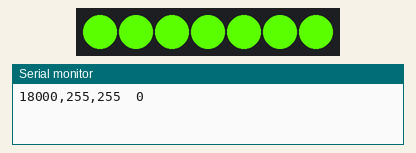
Recording of a sketch running on a simulated Arduino Uno, built with avr-gcc and run on an emulated ATmega328P. Parts: 7 RGB LEDs in strip order, left to right, the last lines printed to the serial monitor.

Above: at 0.01 s.
At 5.02 s:
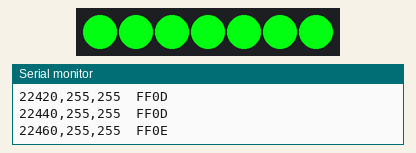
At 10.49 s:
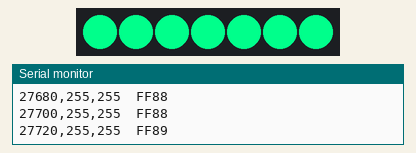
At 14.9 s:
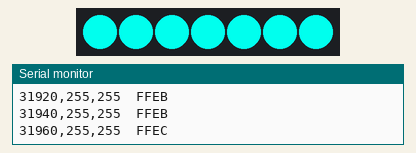
Timing chart, 0 to 40.0 s (numbered marks = the images above):
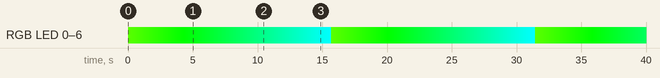

The sketch:

NeoPixelSimpleHSV.ino
```cpp
/*
   NeoPixel HSV control with Adafruit NeoPixel Library

  This sketch shows how to convert a hue, saturation, and value range
  to a single color value for controlling RGBW neopixels. Doesn't work on
  RGB addressable LEDs.

  Uses Adafruit's NeoPixel library: https://github.com/adafruit/Adafruit_NeoPixel

  created 7 Jun 2021
  modified 31 Jan 2023
  by Tom Igoe

*/
#include <Adafruit_NeoPixel.h>

const int neoPixelPin = 5;  // control pin
const int pixelCount = 7;    // number of pixels

unsigned long hue = 18000;
unsigned long color = 0;
int sat = 255;
int val = 255;
int hChange = 10;

// set up strip:
Adafruit_NeoPixel strip = Adafruit_NeoPixel(pixelCount, neoPixelPin, NEO_GRBW + NEO_KHZ800);

void setup() {
  Serial.begin(9600);
  Serial.setTimeout(10);
  strip.begin();    // initialize pixel strip
  strip.clear();    // turn all LEDs off
  strip.show();     // Initialize all pixels
}

void loop() {
  // hue fades through the color spectrum, starting from red.
  Serial.print(hue);
  Serial.print(",");
  Serial.print(sat);
  Serial.print(",");
  Serial.print(val);
  Serial.print("\t");
  Serial.println(color, HEX);

  // loop over all the pixels:
  for (int pixel = 0; pixel < pixelCount; pixel++) {
    color = strip.ColorHSV(hue, sat, val);
    strip.setPixelColor(pixel, color);// set the color for this pixel
  }
  strip.show();                       // refresh the strip

  hue += hChange;
  // keep it in a range from blue to green:
  if (hue > 32767 || hue < 18000) {
    hChange = -hChange;
  }
  // add 10 to the hue and delay a little bit:
  if (hue > 32767) {
    hue = 18000;
  } else {
    hue += 10;
  }
  delay(5);
}
```

Measured:
- by itself, everything shown: repeats every 15.8 s, in 345 steps
